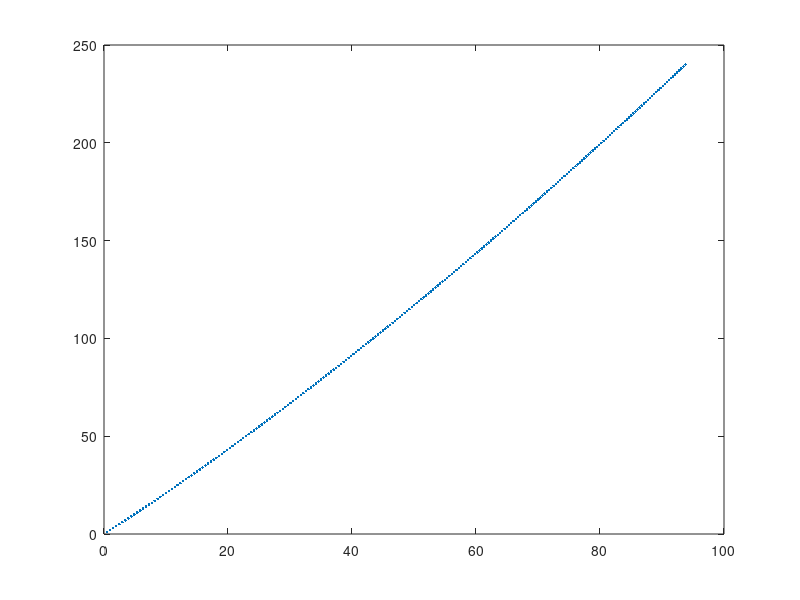
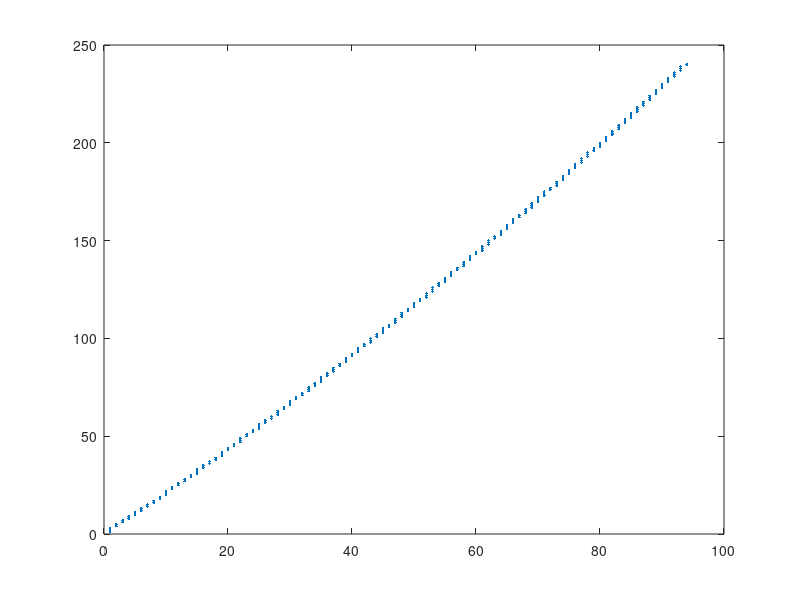

These charts were generated, in order, by the following MATLAB code: (Note: this script raises an error after producing the figures.)
% 2026-03-01
% Fermi 1951

AtomicW = [1:240]

W23 = AtomicW.^(2/3)
for aa = 1:length(AtomicW)
  WAA(aa) = 1/(1.98 + 0.015*W23(aa));
  ZW(aa) = aa*WAA(aa);
end
%
figure
plot(ZW,AtomicW, '.')

rZW = round(ZW)
figure
plot(rZW,AtomicW, '.')

nZW = unique(rZW)

pkg load interval

dirki = 'd:\Users\Public\Documents\ST\2026\T\Isotopes\kinterval-0.0.1'
addpath(dirki)

##AtomicWint = NaN(max(rZW),1)
##clear AtomicWint

for ii = 1:max(rZW)
zii = find(rZW == ii);
AtomicWint (ii) = infsup(min(zii),max(zii));
end

infAtomicWint = inf(AtomicWint)
supAtomicWint = sup(AtomicWint)

figure
hold on
hzinf = plot(nZW,infAtomicWint, '-b')
hzsup = plot(nZW,supAtomicWint, '-b')
hM = plot( RichardsWeight, 'sb' )
set(hM, 'markersize', 6)
set(hM, 'markerfacecolor', [0 0 1])
set(hM, 'markeredgecolor', [1 0 0])

lgd12 = legend([hM hzinf hzsup ], ...
  {'Richards data', 'Half-empiric formula inf', 'Half-empiric formula sup'})
set(lgd12, 'location', 'north')
set(lgd12, 'fontsize', 16)

xlabel('Z')
ylabel('Weight  H = 1')

set(gca,  "fontsize", 16);
grid on

figure_name_out=strcat('RichardsWeightHalfEmpiricalInt','.png')
print('-dpng', '-r300', figure_name_out), pwd

%%%%%%%%%%%%%%%%%%%%%%%%%     Ji    %%%%%%%%%%%%%%%%%%%%%%%%%%%%%%%%%%%%%%%%%%%%

RichardsErrors = 0.01
RichardsWeightInt = midrad(RichardsWeight, RichardsErrors)

##dirki = 'e:\Users\Public\Documents\ST\2024\T\kinterval-0.0.1'
##addpath(dirki)


Jaccard = NaN(1,max(rZW))
for ii = 1:max(rZW)
  Jaccard(ii) = NaN(1)
x = kinterval(inf(RichardsWeightInt(ii)),sup(RichardsWeightInt(ii)))
if ~isnan(inf(x))
    y = kinterval(inf(AtomicWint(ii)),sup(AtomicWint(ii)))
    J1 = wedge(x,y)
    J2 = vee(x,y)
    Jaccard(ii) = wid(J1)/wid(J2)
end
end

figure
hold on
%plot(Jaccard, 'ob')
hJ = plot( Jaccard, 'sb' )
set(hJ, 'markersize', 10)
set(hJ, 'markerfacecolor', [0 0 1])
set(hJ, 'markeredgecolor', [1 0 0])
xlabel('Z')
ylabel('Ji')

set(gca,  "fontsize", 16);
grid on

figure_name_out=strcat('RichardsWeightHalfEmpiricalJi',' Err=', num2str(RichardsErrors),'.png')
print('-dpng', '-r300', figure_name_out), pwd

find(Jaccard > 0)

%%%%%%%%%%%%%%%%%%%%%%%%%%%%%%%%%%%%%%%%%%%%%%%%%%%%%%%%%%%%%%%%%%%%%%%%%%%%%%%%
%%%%%%%%%%%%%%%%%%%%%%%%%%%%%%%%%%%%%%%%%%%%%%%%%%%%%%%%%%%%%%%%%%%%%%%%%%%%%%%%
% MendeleevWeight.m
% MendeleevWeight (1:94)

figure
hold on
hM = plot( MendeleevWeight, 'sb' )
set(hM, 'markersize', 6)
set(hM, 'markerfacecolor', [0 0 1])
set(hM, 'markeredgecolor', [1 0 0])
hZ = plot(ZW,AtomicW, '.k')

lgd12 = legend([hM hZ], ...
  {'1869 data', 'Half-empiric formula'})
set(lgd12, 'location', 'north')
set(lgd12, 'fontsize', 16)


xlabel('Z')
ylabel('Weight  H = 1')

set(gca,  "fontsize", 16);
grid on


figure_name_out=strcat('MendeleevWeightHalfEmpirical','.png')
print('-dpng', '-r300', figure_name_out), pwd

xticksarray = [2, 10, 18, 21, 31, 32, 36, 43, 49, 54, 86]
xticks(xticksarray)
%yticks(81:1:93)

%%%%%%%%%%%%%%%%%%%%%%%%%%%%%%%%%%%%%%%%%%%%%%%%%%%%%%%%%%%%%%%%%%%%%%%%%%%%%%%%

figure
hold on
hM = plot( RichardsWeight, 'sb' )
set(hM, 'markersize', 6)
set(hM, 'markerfacecolor', [0 0 1])
set(hM, 'markeredgecolor', [1 0 0])
hZ = plot(ZW,AtomicW, '.k')

lgd12 = legend([hM hZ], ...
  {'Richards data', 'Half-empiric formula'})
set(lgd12, 'location', 'north')
set(lgd12, 'fontsize', 16)

figure_name_out=strcat('RichardsWeightHalfEmpirical','.png')
print('-dpng', '-r300', figure_name_out), pwd

%%%%%%%%%%%%%%%%%%%%%%%%%%%%%%%%%%%%%%%%%%%%%%%%%%%%%%%%%%%%%%%%%%%%%%%%%%%%%%%%



figure
hold on
hM = plot( BerzeliusWeight, 'sb' )
set(hM, 'markersize', 6)
set(hM, 'markerfacecolor', [0 0 1])
set(hM, 'markeredgecolor', [1 0 0])
hZ = plot(ZW,AtomicW, '.k')

lgd12 = legend([hM hZ], ...
  {'BerzeliusWeight data', 'Half-empiric formula'})
set(lgd12, 'location', 'north')
set(lgd12, 'fontsize', 16)

figure_name_out=strcat('BerzeliusWeightHalfEmpirical','.png')
print('-dpng', '-r300', figure_name_out), pwd

%%%%%%%%%%%%%%%%%%%%%%%%%%%%%%%%%%%%%%%%%%%%%%%%%%%%%%%%%%%%%%%%%%%%%%%%%%%%%%%%

figure
hold on
hM = plot( ProutMass1815, 'sb' )
set(hM, 'markersize', 6)
set(hM, 'markerfacecolor', [0 0 1])
set(hM, 'markeredgecolor', [1 0 0])
hZ = plot(ZW,AtomicW, '.k')

lgd12 = legend([hM hZ], ...
  {'Prout data', 'Half-empiric formula'})
set(lgd12, 'location', 'north')
set(lgd12, 'fontsize', 16)

figure_name_out=strcat('ProutWeightHalfEmpirical','.png')
print('-dpng', '-r300', figure_name_out), pwd

%%%%%%%%%%%%%%%%%%%%%%%%%%%%%%%%%%%%%%%%%%%%%%%%%%%%%%%%%%%%%%%%%%%%%%%%%%%%%%%%

figure
hold on
hP = plot( ProutMass1815, 'sb' )
set(hP, 'markersize', 6)
set(hP, 'markerfacecolor', [0 0 0])
set(hP, 'markeredgecolor', [0 0 0])

hB = plot( BerzeliusWeight, 'sb' )
set(hB, 'markersize', 6)
set(hB, 'markerfacecolor', 0.5*[1 1 1])
set(hB, 'markeredgecolor', 0.5*[1 1 1])

hM = plot( MendeleevWeight, 'sb' )
set(hM, 'markersize', 6)
set(hM, 'markerfacecolor', [0 1 1])
set(hM, 'markeredgecolor', [0 1 1])

hR = plot( RichardsWeight, 'sb' )
set(hR, 'markersize', 6)
set(hR, 'markerfacecolor', 1*[1 1 1])
set(hR, 'markeredgecolor', 0.5*[1 0 0])

hZ = plot(ZW,AtomicW, '.k')

xlabel('Z')
ylabel('Weight  H = 1')
set(gca,  "fontsize", 16);
grid on

ylim([0 450])

lgd1234 = legend([hP hB hM hR hZ], ...
  {'Prout', 'Berzelius', 'Mendeleev', 'Richards', 'Half-empiric formula'})
set(lgd1234, 'location', 'north')
set(lgd1234, 'fontsize', 16)

figure_name_out=strcat('ProutRichardsHalfEmpirical','.png')
print('-dpng', '-r300', figure_name_out), pwd
